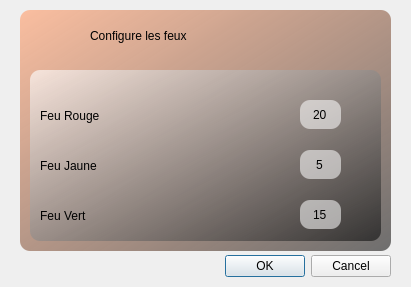
<?xml version="1.0" encoding="UTF-8"?>
<ui version="4.0">
 <class>Widget</class>
 <widget class="QDialog" name="Widget">
  <property name="geometry">
   <rect>
    <x>0</x>
    <y>0</y>
    <width>411</width>
    <height>287</height>
   </rect>
  </property>
  <property name="windowTitle">
   <string>Dialog</string>
  </property>
  <property name="styleSheet">
   <string notr="true">#Widget{
	background-image: url(:/5715220_e673.jpg);
}
#label{
	font: 600 20pt &quot;Segoe UI Variable Text Semibold&quot;;
}
#label_2{
	font: 600 13pt &quot;Segoe UI Variable Text Semibold&quot;;
}
#label_3{
	font: 600 13pt &quot;Segoe UI Variable Text Semibold&quot;;
}
#label_4{
	font: 600 13pt &quot;Segoe UI Variable Text Semibold&quot;;
}

#spinBox, #spinBox_2, #spinBox_3{
	background-color: qlineargradient(spread:pad, x1:0, y1:0, x2:1, y2:1, stop:0 rgba(255, 255, 255, 140), stop:1 rgba(255, 255, 255, 140));
border: 0px solid;
border-radius: 10px;
width: 10px;
text-align: left;
}</string>
  </property>
  <widget class="QDialogButtonBox" name="buttonBox">
   <property name="geometry">
    <rect>
     <x>50</x>
     <y>250</y>
     <width>341</width>
     <height>32</height>
    </rect>
   </property>
   <property name="orientation">
    <enum>Qt::Horizontal</enum>
   </property>
   <property name="standardButtons">
    <set>QDialogButtonBox::Cancel|QDialogButtonBox::Ok</set>
   </property>
  </widget>
  <widget class="QFrame" name="frame">
   <property name="geometry">
    <rect>
     <x>20</x>
     <y>10</y>
     <width>371</width>
     <height>241</height>
    </rect>
   </property>
   <property name="acceptDrops">
    <bool>false</bool>
   </property>
   <property name="autoFillBackground">
    <bool>false</bool>
   </property>
   <property name="styleSheet">
    <string notr="true">#frame{
	background-color: qlineargradient(spread:pad, x1:0, y1:0, x2:1, y2:1, stop:0 rgba(255, 170, 127, 180), stop:1 rgba(0, 0, 0, 138));
border-radius: 10px;
}</string>
   </property>
   <property name="frameShape">
    <enum>QFrame::StyledPanel</enum>
   </property>
   <property name="frameShadow">
    <enum>QFrame::Raised</enum>
   </property>
   <widget class="QLabel" name="label">
    <property name="geometry">
     <rect>
      <x>70</x>
      <y>0</y>
      <width>291</width>
      <height>51</height>
     </rect>
    </property>
    <property name="styleSheet">
     <string notr="true"/>
    </property>
    <property name="text">
     <string>Configure les feux</string>
    </property>
   </widget>
   <widget class="QFrame" name="frame_2">
    <property name="geometry">
     <rect>
      <x>10</x>
      <y>60</y>
      <width>351</width>
      <height>171</height>
     </rect>
    </property>
    <property name="styleSheet">
     <string notr="true">#frame_2{
	background-color: qlineargradient(spread:pad, x1:0, y1:0, x2:1, y2:1, stop:0 rgba(255, 255, 255, 164), stop:1 rgba(0, 0, 0, 139));
	border-radius: 10px;
}
#frame_2:hover{
	
	background-color: qlineargradient(spread:pad, x1:0, y1:0, x2:1, y2:1, stop:0 rgba(139, 158, 175, 174), stop:1 rgba(0, 0, 0, 139));
}</string>
    </property>
    <property name="frameShape">
     <enum>QFrame::StyledPanel</enum>
    </property>
    <property name="frameShadow">
     <enum>QFrame::Raised</enum>
    </property>
    <widget class="QLabel" name="label_4">
     <property name="geometry">
      <rect>
       <x>10</x>
       <y>120</y>
       <width>121</width>
       <height>51</height>
      </rect>
     </property>
     <property name="styleSheet">
      <string notr="true"/>
     </property>
     <property name="text">
      <string>Feu Vert</string>
     </property>
    </widget>
    <widget class="QLabel" name="label_3">
     <property name="geometry">
      <rect>
       <x>10</x>
       <y>70</y>
       <width>121</width>
       <height>51</height>
      </rect>
     </property>
     <property name="styleSheet">
      <string notr="true"/>
     </property>
     <property name="text">
      <string>Feu Jaune</string>
     </property>
    </widget>
    <widget class="QLabel" name="label_2">
     <property name="geometry">
      <rect>
       <x>10</x>
       <y>20</y>
       <width>111</width>
       <height>51</height>
      </rect>
     </property>
     <property name="styleSheet">
      <string notr="true"/>
     </property>
     <property name="text">
      <string>Feu Rouge</string>
     </property>
    </widget>
    <widget class="QSpinBox" name="spinBox_3">
     <property name="geometry">
      <rect>
       <x>270</x>
       <y>130</y>
       <width>41</width>
       <height>29</height>
      </rect>
     </property>
     <property name="frame">
      <bool>false</bool>
     </property>
     <property name="alignment">
      <set>Qt::AlignCenter</set>
     </property>
     <property name="buttonSymbols">
      <enum>QAbstractSpinBox::NoButtons</enum>
     </property>
     <property name="minimum">
      <number>1</number>
     </property>
     <property name="maximum">
      <number>100</number>
     </property>
     <property name="singleStep">
      <number>1</number>
     </property>
     <property name="value">
      <number>15</number>
     </property>
    </widget>
    <widget class="QSpinBox" name="spinBox_2">
     <property name="geometry">
      <rect>
       <x>270</x>
       <y>80</y>
       <width>41</width>
       <height>29</height>
      </rect>
     </property>
     <property name="layoutDirection">
      <enum>Qt::LeftToRight</enum>
     </property>
     <property name="styleSheet">
      <string notr="true"/>
     </property>
     <property name="wrapping">
      <bool>false</bool>
     </property>
     <property name="frame">
      <bool>false</bool>
     </property>
     <property name="alignment">
      <set>Qt::AlignCenter</set>
     </property>
     <property name="buttonSymbols">
      <enum>QAbstractSpinBox::NoButtons</enum>
     </property>
     <property name="accelerated">
      <bool>false</bool>
     </property>
     <property name="minimum">
      <number>1</number>
     </property>
     <property name="maximum">
      <number>100</number>
     </property>
     <property name="singleStep">
      <number>5</number>
     </property>
     <property name="value">
      <number>5</number>
     </property>
    </widget>
    <widget class="QSpinBox" name="spinBox">
     <property name="geometry">
      <rect>
       <x>270</x>
       <y>30</y>
       <width>41</width>
       <height>29</height>
      </rect>
     </property>
     <property name="layoutDirection">
      <enum>Qt::LeftToRight</enum>
     </property>
     <property name="autoFillBackground">
      <bool>false</bool>
     </property>
     <property name="styleSheet">
      <string notr="true"/>
     </property>
     <property name="wrapping">
      <bool>false</bool>
     </property>
     <property name="frame">
      <bool>false</bool>
     </property>
     <property name="alignment">
      <set>Qt::AlignCenter</set>
     </property>
     <property name="buttonSymbols">
      <enum>QAbstractSpinBox::NoButtons</enum>
     </property>
     <property name="accelerated">
      <bool>false</bool>
     </property>
     <property name="keyboardTracking">
      <bool>true</bool>
     </property>
     <property name="minimum">
      <number>1</number>
     </property>
     <property name="maximum">
      <number>100</number>
     </property>
     <property name="value">
      <number>20</number>
     </property>
    </widget>
   </widget>
   <zorder>frame_2</zorder>
   <zorder>label</zorder>
  </widget>
 </widget>
 <resources/>
 <connections>
  <connection>
   <sender>buttonBox</sender>
   <signal>accepted()</signal>
   <receiver>Widget</receiver>
   <slot>accept()</slot>
   <hints>
    <hint type="sourcelabel">
     <x>248</x>
     <y>254</y>
    </hint>
    <hint type="destinationlabel">
     <x>157</x>
     <y>274</y>
    </hint>
   </hints>
  </connection>
  <connection>
   <sender>buttonBox</sender>
   <signal>rejected()</signal>
   <receiver>Widget</receiver>
   <slot>reject()</slot>
   <hints>
    <hint type="sourcelabel">
     <x>316</x>
     <y>260</y>
    </hint>
    <hint type="destinationlabel">
     <x>286</x>
     <y>274</y>
    </hint>
   </hints>
  </connection>
 </connections>
</ui>
